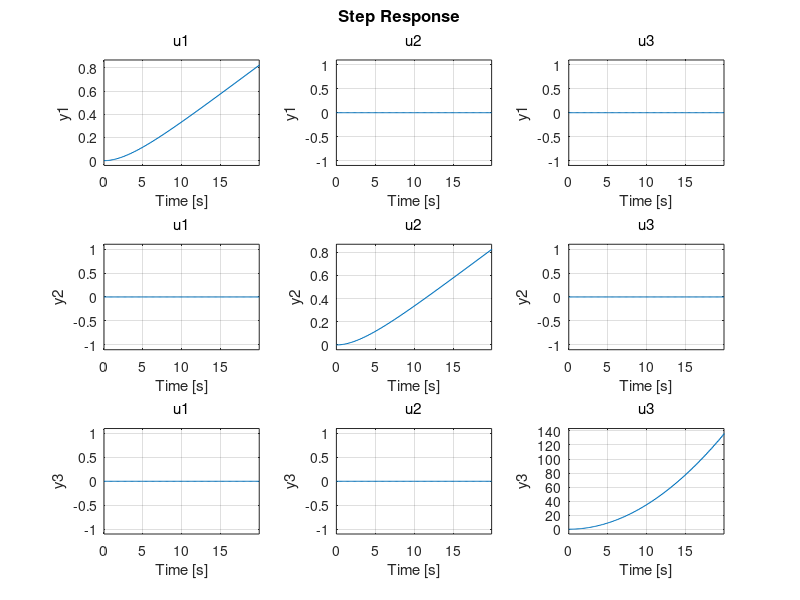

Here is the MATLAB script that generated this plot: (Note: this script raises an error after producing the figure.)
%% Initialize system
clear; close all;
m = 70;
ro = 20;
I = 1.4;
Ts = 0.15;
A = [0,0,0,1,0,0;
    0,0,0,0,1,0;
    0,0,0,0,0,1;
    0,0,0,-ro/m,0,0;
    0,0,0,0,-ro/m,0;
    0,0,0,0,0,-.01/I];
B = [0,0,0;
    0,0,0;
    0,0,0;
    1/m,0,0;
    0,1/m,0;
    0,0,1/I];
C = [1,0,0,0,0,0;
    0,1,0,0,0,0;
    0,0,1,0,0,0];
D = zeros(3,3);
sys = ss(A,B,C,D);
sysd = c2d(sys, Ts, 'forward');
step(sysd,0:.15:20)

%% Controllability etc, everything is okay. point 1.2
eig(sysd.A); %Poles
Ad = sysd.A;
Bd = sysd.B;
Cd = sysd.C;
Dd = sysd.D;
zz=tzero(Ad,Bd,Cd,Dd); %Transmission zeros
%zeta=zz(1); % choose one of the transmission zeros
%M=[zeta*eye(length(Ad))-Ad -Bd; Cd Dd];
%z=null(M);
%x0=z(1:length(Ad),1);
%u0=z(length(Ad)+1:length(z),1);

CC = ctrb(Ad,Bd); %Controllability
[V,dC]=eig(Ad');%unstable uncontrollable -> not stabalizable
Cmodes = Bd'*V;

OO=obsv(Ad,Cd);
rank(OO); % < length(A) ?
[V,dO]=eig(Ad);
Omodes = Cd*V;

sysdeul = sysd;
sysdbilin = c2d(sys, Ts, 'tustin');
sysdzero = c2d(sys, Ts, 'zoh');

inver = inv(eye(6)-A*Ts);
Arect = inver;

Brect = inver*B*Ts;
Crect = C*inver;

Drect = D + C*Brect;
sysdrect = ss(Arect,Brect,Crect,Drect,Ts);
%% simulate systems
tfinal = 6;

subplot(2,2,1)
step(sysdeul,tfinal)
title('Step response of euler');
subplot(2,2,2)
step(sysdbilin,tfinal)
title('Step response of bilinear');
subplot(2,2,3)
step(sysdzero,tfinal)
title('Step response of zero-order');
subplot(2,2,4)
step(sysdrect,tfinal)
title('Step response of rect');
figure;
step(sys,tfinal)
